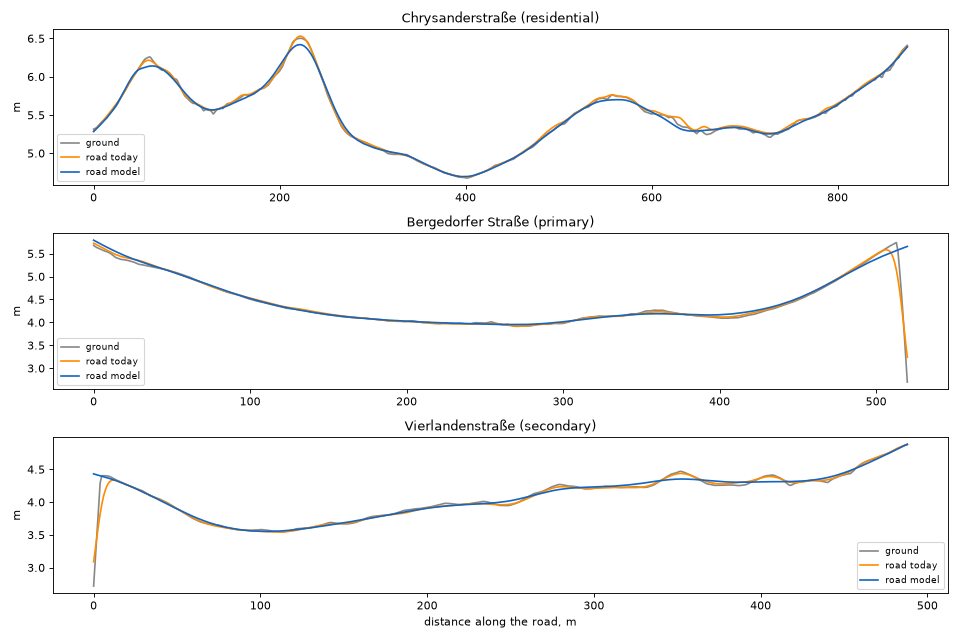
#> input picture 113/profiles_bergedorf_test.png, 960 x 640 px
$ python fit_poster.py ../../../113/profiles_bergedorf_test.png ../../../113/alte_holstenstrasse_profile.png
#> lines starting #> are read from the running program, lines starting #| are printed output that depends on the picture
"""Crops an image to the CityLight poster ratio (1160 by 1710 mm) around its centre and scales it to 1160 by 1710
pixels, one pixel per millimetre.

    python -I fit_poster.py <in.png> <out.png>
"""
import sys

from PIL import Image

WIDTH, HEIGHT = 1160, 1710


def fit(source_path, target_path):
    """Writes the centre crop of the source at the poster ratio, scaled to the poster size."""
#> called with source_path = '../../../113/profiles_bergedorf_test.png'
    image = Image.open(source_path).convert("RGB")
    ratio = WIDTH / HEIGHT
    if image.width / image.height > ratio:
        crop_width = round(image.height * ratio)
#> crop_width = 434
        left = (image.width - crop_width) // 2
#> left = 263
        image = image.crop((left, 0, left + crop_width, image.height))
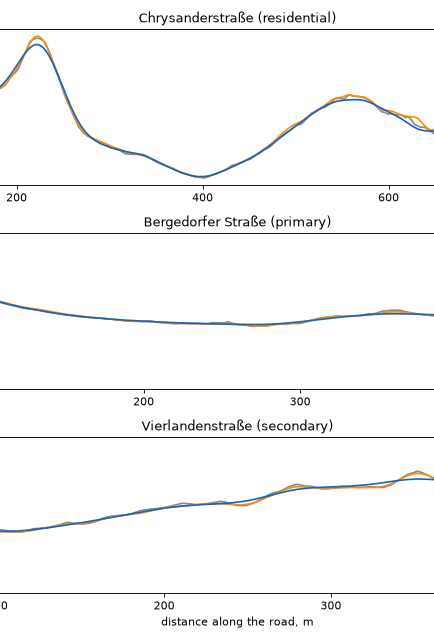
#> image: PIL image 434x640 RGB; mean R, G, B 248.4, 248.5, 248.6
    else:
        crop_height = round(image.width / ratio)
        top = (image.height - crop_height) // 2
        image = image.crop((0, top, image.width, top + crop_height))
    image.resize((WIDTH, HEIGHT), Image.LANCZOS).save(target_path)
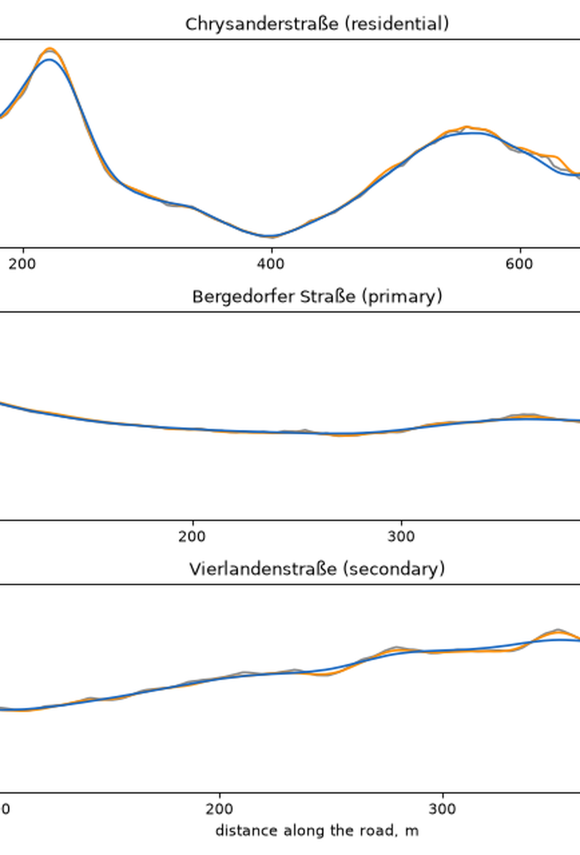
#> saved as alte_holstenstrasse_profile.png: PIL image 1160x1710 RGB (shown at 1/2 size); mean R, G, B 247.8, 248, 248.1


if __name__ == "__main__":
    fit(sys.argv[1], sys.argv[2])

$ run again, on 113/cross_sections.png
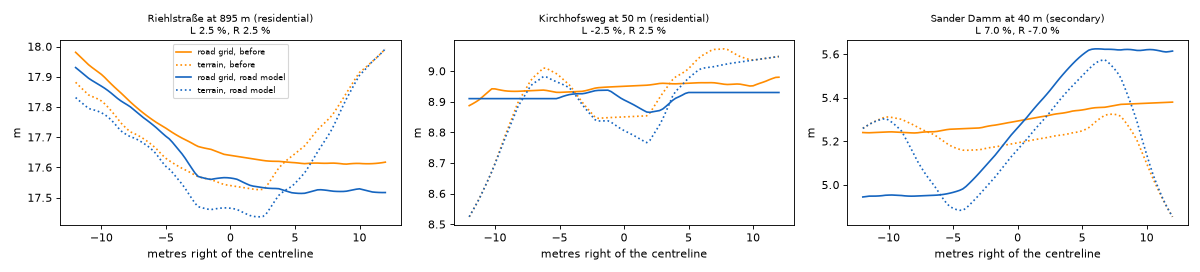
#> input picture 113/cross_sections.png, 1200 x 272 px
#> in fit, `image = image.crop((left, 0, left + crop_width, image.height))`:
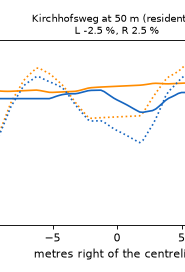
#> image: PIL image 185x272 RGB; mean R, G, B 246.6, 246.4, 246
#> in fit, `image.resize((WIDTH, HEIGHT), Image.LANCZOS).save(target_path)`:
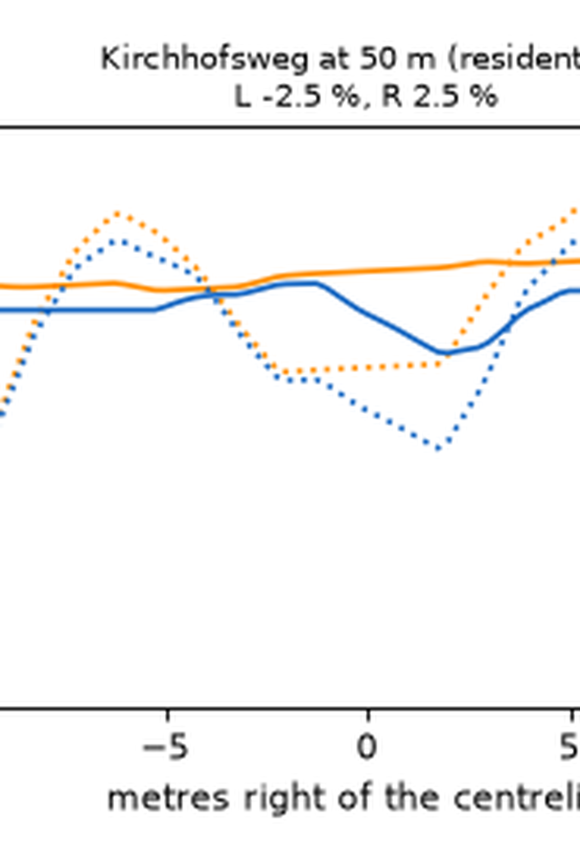
#> saved as cross_sections.png: PIL image 1160x1710 RGB (shown at 1/2 size); mean R, G, B 246, 245.8, 245.4

$ run again, on 113/junction_sections.png
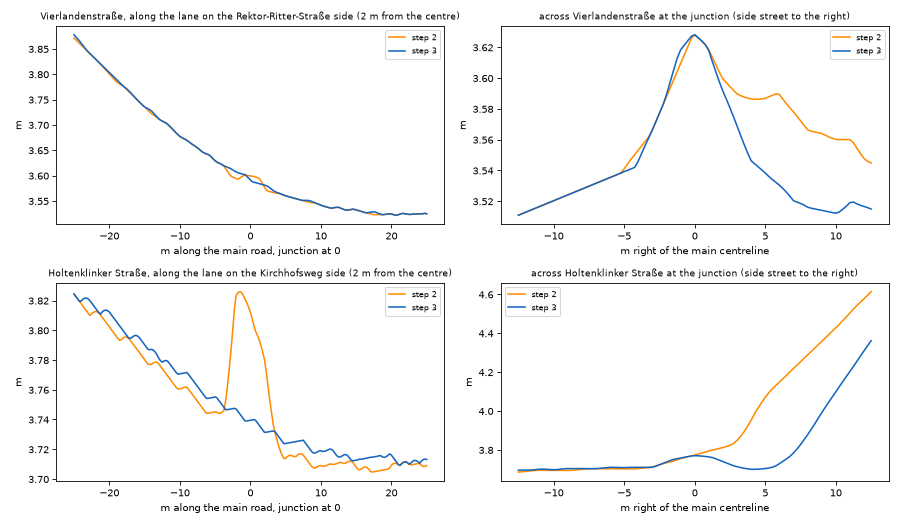
#> input picture 113/junction_sections.png, 900 x 525 px
#> in fit, `image = image.crop((left, 0, left + crop_width, image.height))`:
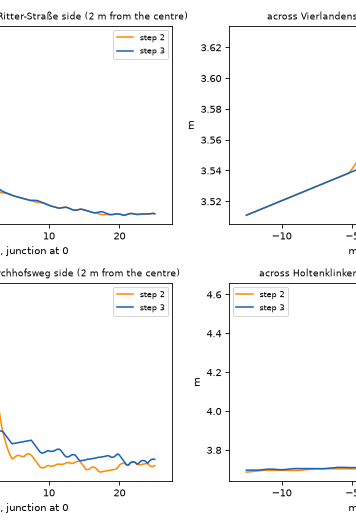
#> image: PIL image 356x525 RGB; mean R, G, B 248.2, 248.2, 248.2
#> in fit, `image.resize((WIDTH, HEIGHT), Image.LANCZOS).save(target_path)`:
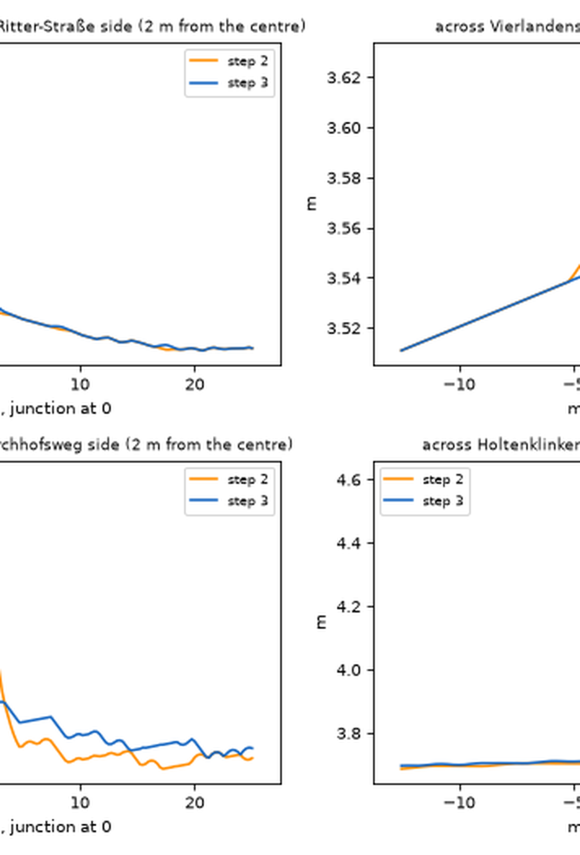
#> saved as junction_sections.png: PIL image 1160x1710 RGB (shown at 1/2 size); mean R, G, B 247.5, 247.6, 247.6

$ run again, on 113/side_profiles.png
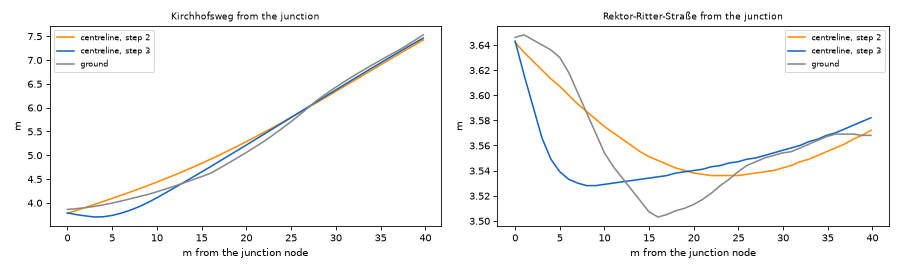
#> input picture 113/side_profiles.png, 900 x 270 px
#> in fit, `image = image.crop((left, 0, left + crop_width, image.height))`:
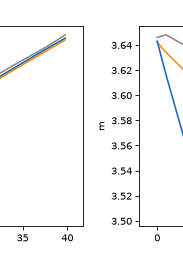
#> image: PIL image 183x270 RGB; mean R, G, B 247.9, 247.9, 248
#> in fit, `image.resize((WIDTH, HEIGHT), Image.LANCZOS).save(target_path)`:
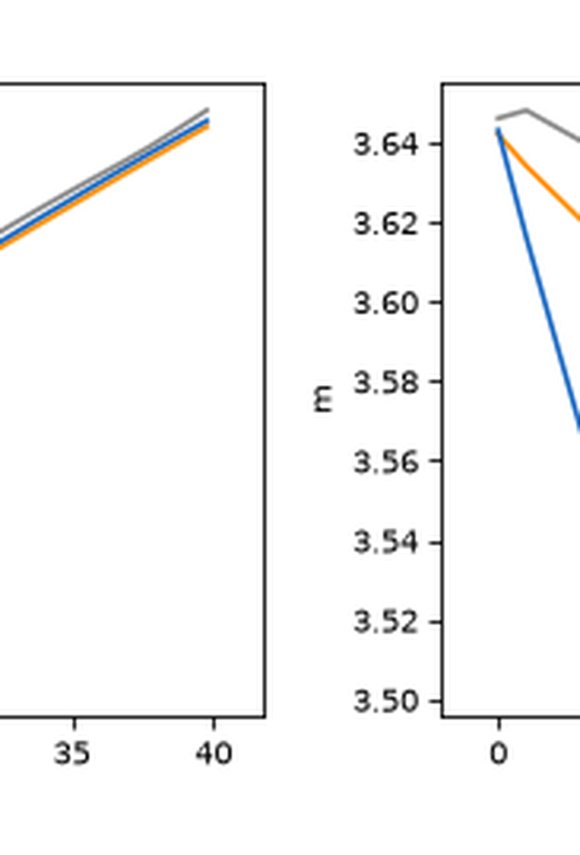
#> saved as side_profiles.png: PIL image 1160x1710 RGB (shown at 1/2 size); mean R, G, B 247.2, 247.2, 247.3
